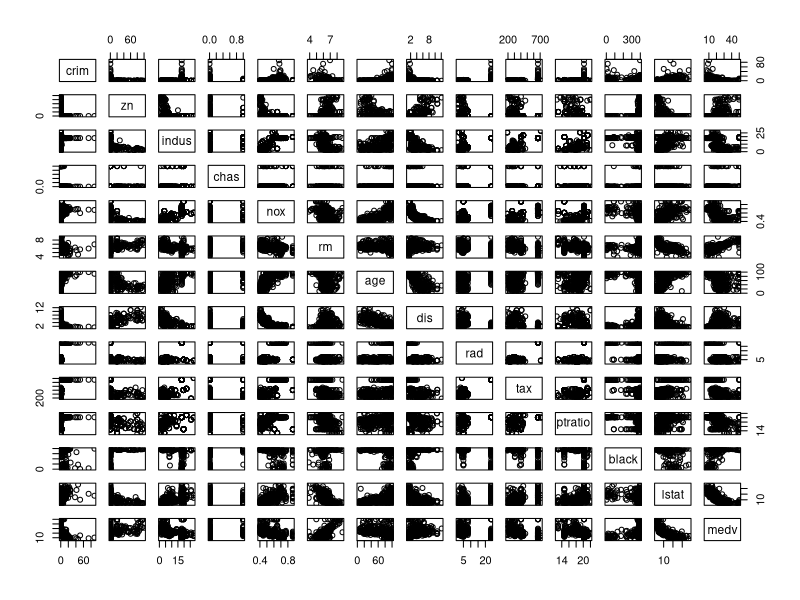
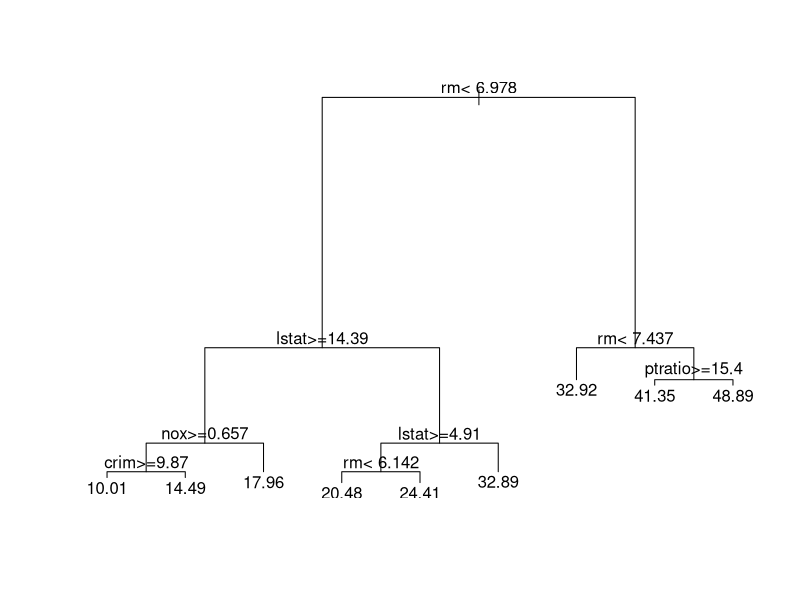
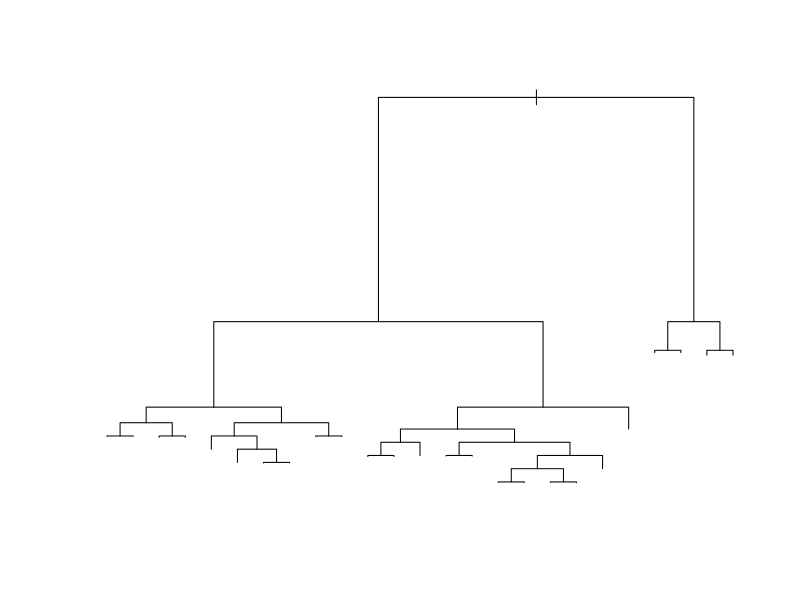
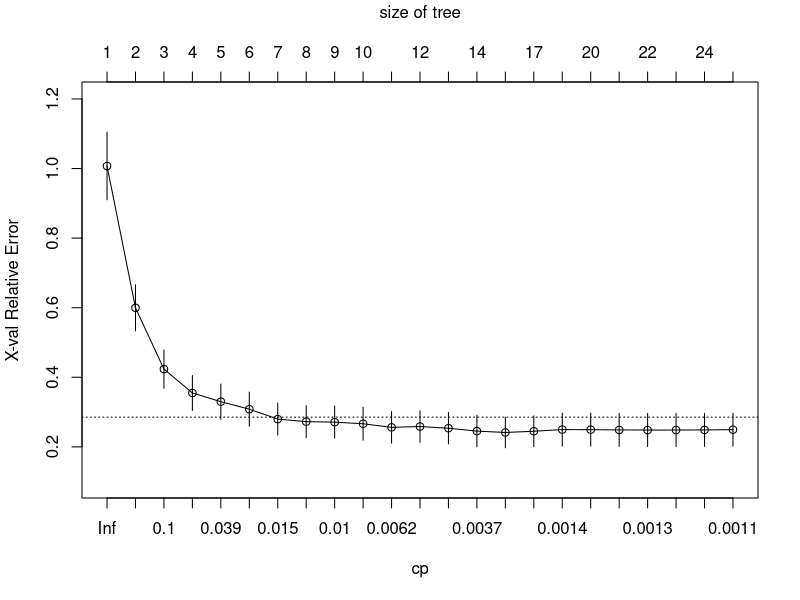
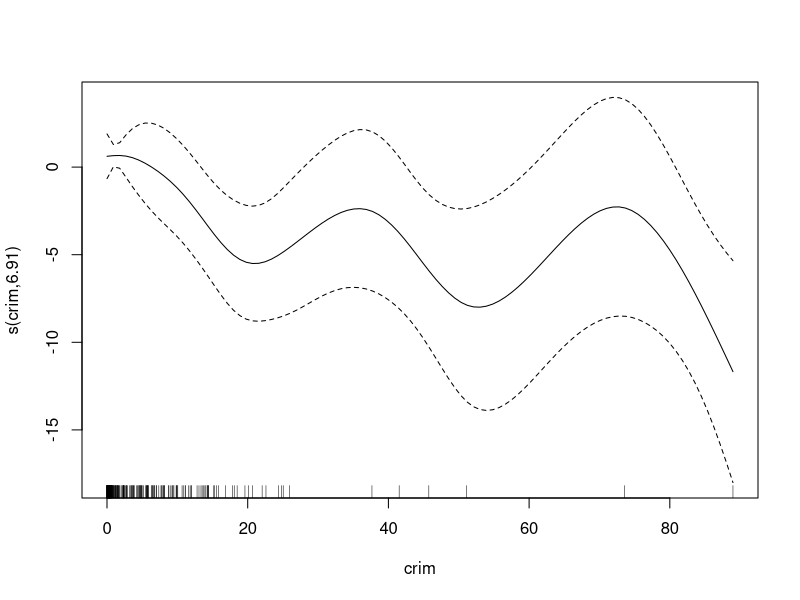
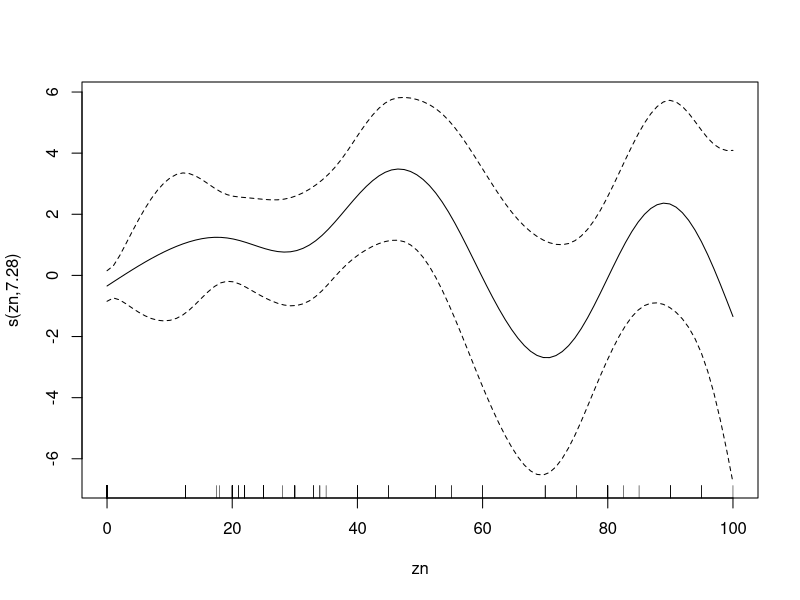
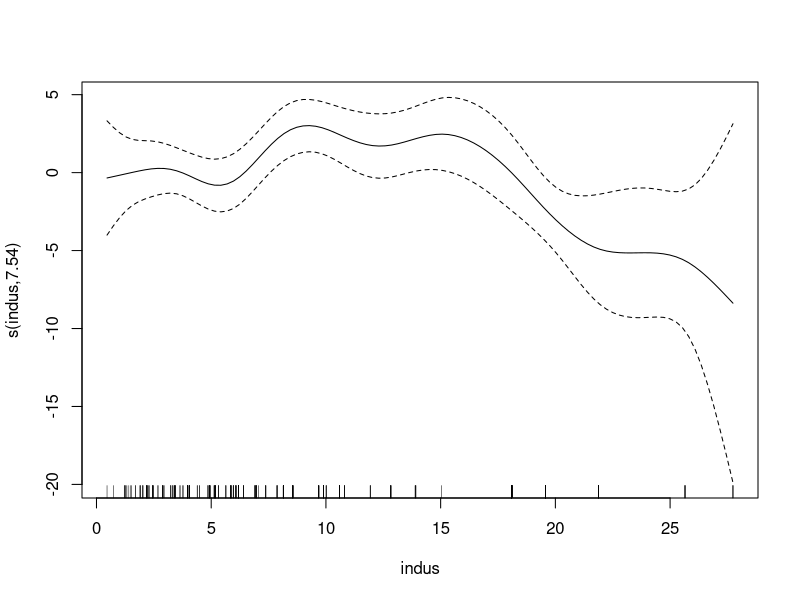
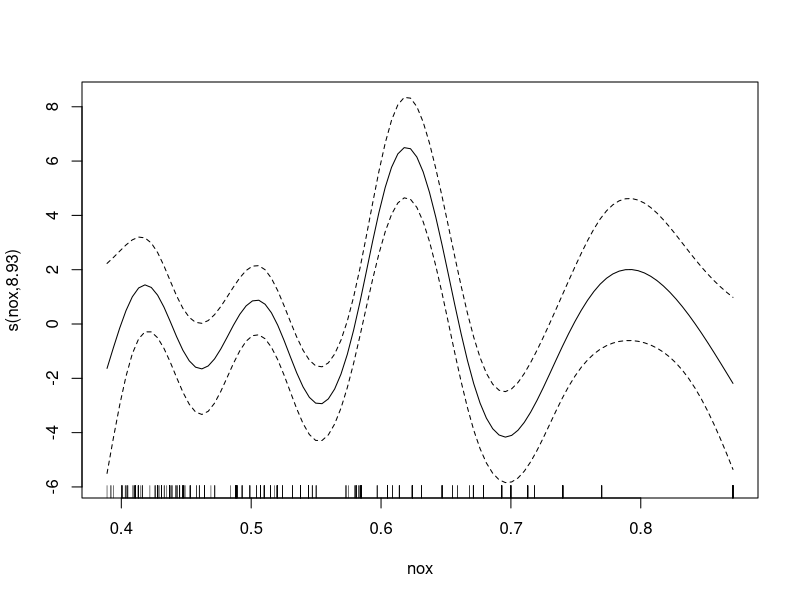

Generate these figures, in order, with R:
library(MASS)
#lm####
data(Boston)
View(Boston)
set.seed(10743959)
subset=sample(nrow(Boston),nrow(Boston)*0.75)
train=Boston[subset,]
test=Boston[-subset,]
str(Boston)
summary(Boston)
cor(Boston)
dim(train)
dim(test)
plot(train)
library(leaps)
nullmodel=lm(medv~1,data=train)
fullmodel=lm(medv~.,data=train)
summary(nullmodel)
summary(fullmodel)
model.step=step(nullmodel,scope=list(lower=nullmodel,upper=fullmodel),direction='both')
model.step.summary=summary(model.step)
model.step.summary
#in sample####
(model.step.summary$sigma)^2
(model.step.summary$adj.r.squared)
AIC(model.step)
BIC(model.step)
#Out sample
pi=predict(model.step,test)
mean((pi-test$medv)^2)
#GLM

#CARt####
library(rpart)
boston.rpart<-rpart(medv~.,train)
plot(boston.rpart)
text(boston.rpart)
#insample
boston.train.pred.tree=predict(boston.rpart)
mean((boston.train.pred.tree-train$medv)^2)
#outsample
boston.test.pred.tree=predict(boston.rpart,test)
mean((boston.test.pred.tree-test$medv)^2)
#cart with pruning
boston.largetree <- rpart(formula = medv ~ ., data = train, cp = 0.001)
plot(boston.largetree)
plotcp(boston.largetree)
printcp(boston.largetree)
#insample
boston.train.pred.tree.cp=predict(boston.largetree)
mean((boston.train.pred.tree.cp-train$medv)^2)
#outsample
boston.test.pred.tree.cp=predict(boston.largetree,test)
mean((boston.test.pred.tree.cp-test$medv)^2)




#GAM####
install.packages("mgcv")
library(mgcv)
Boston.gam <- gam(medv ~
                    s(crim)+s(zn)+s(indus)+chas+s(nox)+s(rm)+s(age)
                  +s(dis)+rad+s(tax)+s(ptratio)+s(black)+s(lstat),
                  data=train)
summary(Boston.gam)
plot(Boston.gam, shade = TRUE, , seWithMean = TRUE, scale = 0)


model.gam <- gam(medv ~
                   s(crim)+zn+s(indus)+chas+s(nox)+s(rm)+age
                 +s(dis)+rad+s(tax)+ptratio+s(black)+s(lstat),
                 data=train)
gam_summary=summary(model.gam)

AIC(model.gam)
BIC(model.gam)


Boston.gam.mse.train <-
  model.gam$dev/model.gam$df.res

#insample GAM
gam.pi.train=predict(model.gam)
mean((gam.pi.train - train$medv)^2)
mean(residuals(model.gam)^2)

#outsample GAM
gam.pi=predict(model.gam, test)
mean((gam.pi - test$medv)^2)

#Neural network####
install.packages("nnet")
library(nnet)
Boston.nnet <- nnet(medv ~ ., size = 4, data = train, linout = TRUE)

# Prediction using Neural Network####
#In-sample Prediction
boston.train.pred.nnet = predict(Boston.nnet,train)
mean((boston.train.pred.nnet - train$medv)^2)

# Out of sample Prediction
boston.test.pred.nnet = predict(Boston.nnet, test)
mean((boston.test.pred.nnet - test$medv)^2)
